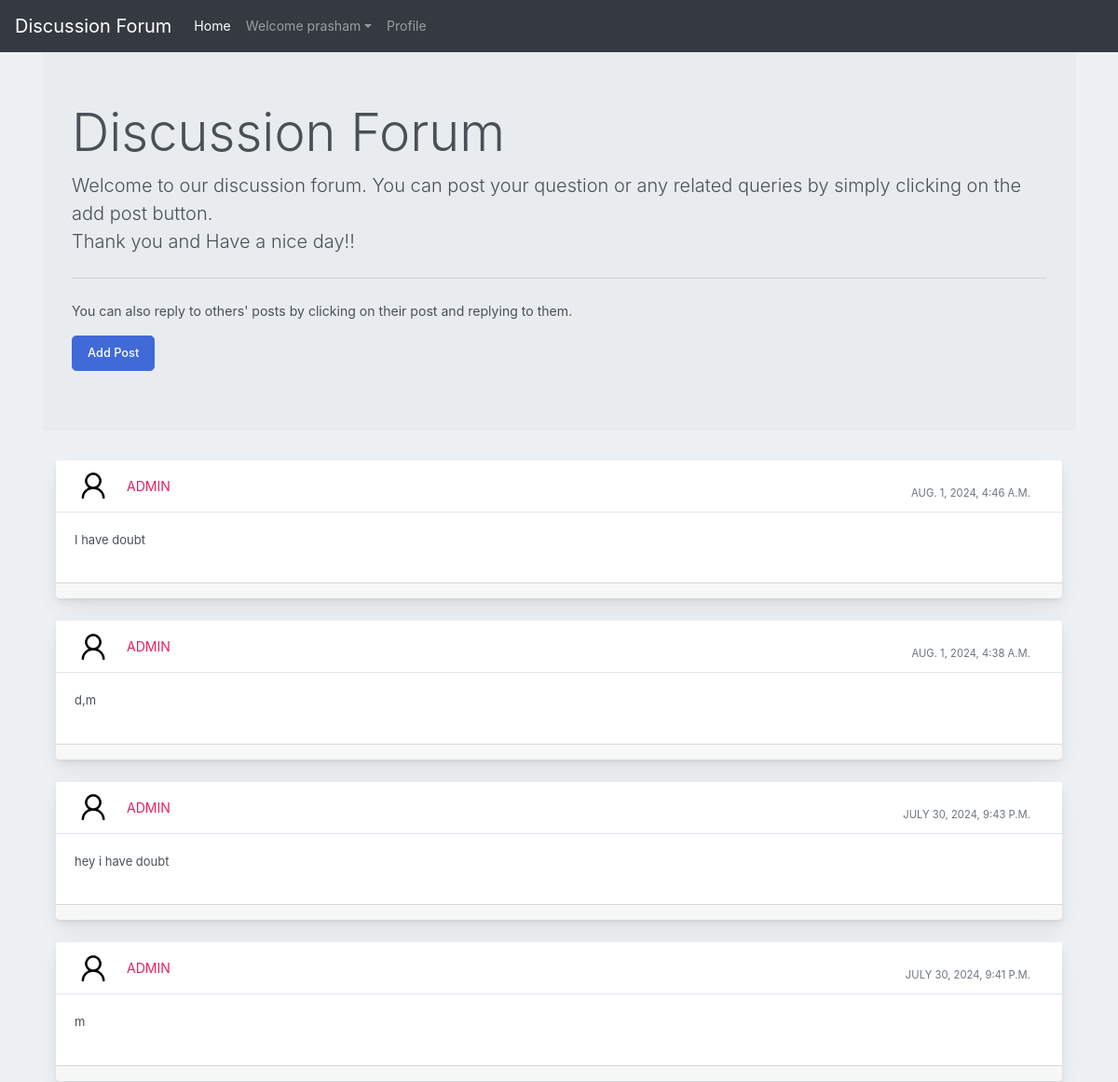
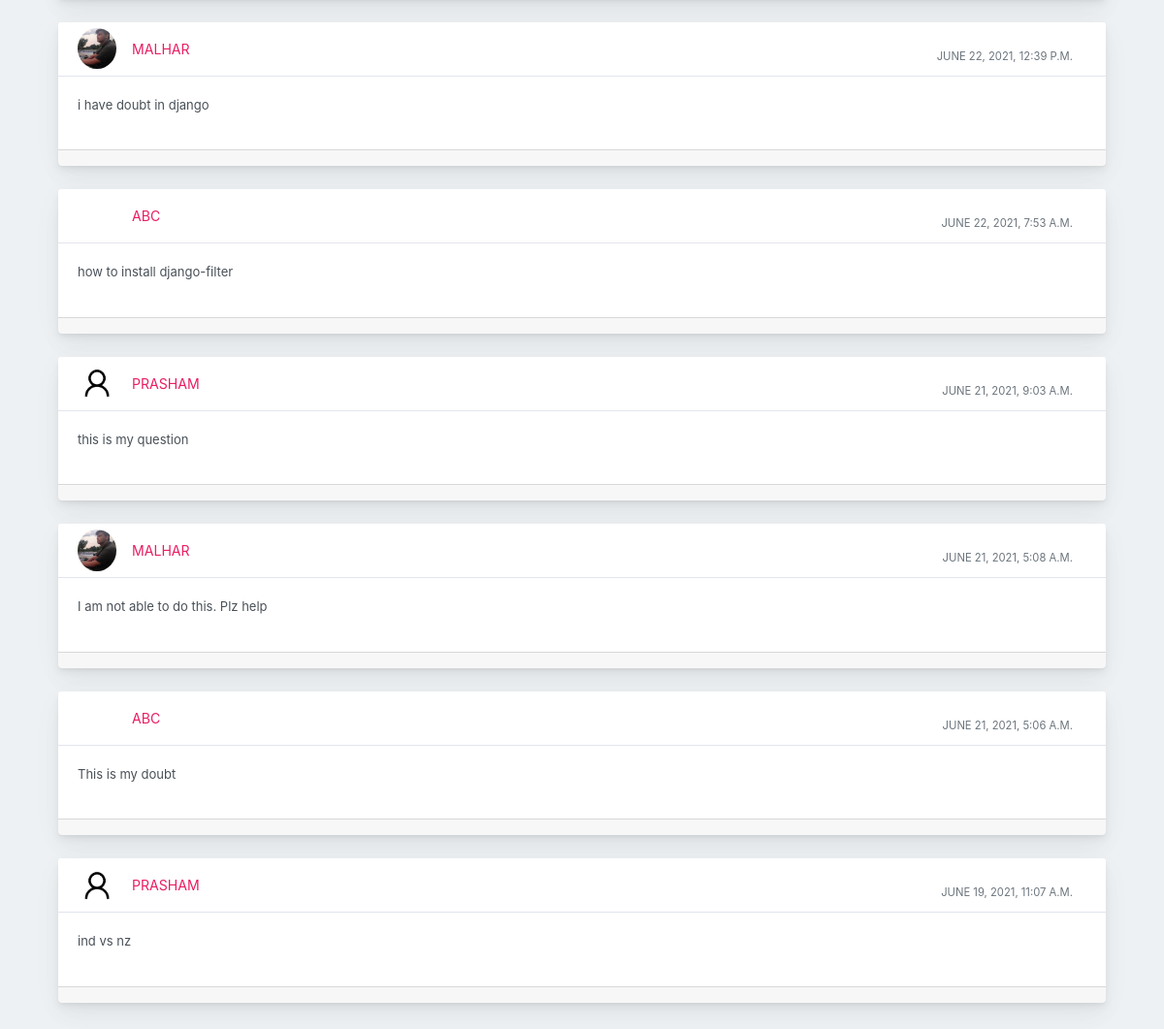
The page /forum/ (signed in) on the database its author committed (2 pictures, top to bottom).
### profile_of_user/models.py (models this page shows)
class Post(models.Model):
    user1 = models.ForeignKey(User, on_delete=models.CASCADE, default=1)
    post_id = models.AutoField
    post_content = models.CharField(max_length=5000)
    timestamp= models.DateTimeField(default=now)
    image = models.ImageField(upload_to="images",default="")

### profile_of_user/views.py (the view, shortened to what this page needs)
# urls.py: path("forum/", views.forum, name="forum"),
@login_required(login_url='/login')
def forum(request):
    print("User is authenticated:", request.user.is_authenticated)
    posts = Post.objects.filter().order_by('-timestamp')
    return render(request, "forum.html", {'posts': posts})

### profile_of_user/templates/forum.html (shortened to what this page needs)
{% extends 'basic.html' %}
{% block homeactive %} active {% endblock homeactive %}
{% block body %}
{% load static %}
<div class="container my-4">
  <div class="jumbotron">
    <h1 class="display-4">Discussion Forum</h1>
    <p class="lead">Welcome to our discussion forum. You can post your question or any related queries by simply clicking on the add post button. <br> Thank you and Have a nice day!!</p>
    <hr class="my-4">
    <p>You can also reply to others' posts by clicking on their post and replying to them.</p>
    <button class="btn btn-primary btn-lg" data-target="#questions" data-toggle="modal" role="button">Add Post</button>
  </div>
  {% for post in posts %}
  <div class="container-fluid mt-10">
    <div class="row">
      <div class="col-md-12">
        <div class="card mb-4">
          <div class="card-header">
            <div class="media flex-wrap w-100 align-items-center">
              <img src="/media/{{post.image}}" class="d-block ui-w-40 rounded-circle" alt="">
              <div class="media-body ml-3">
                <a href="/discussion/{{post.id}}" data-abc="true">{{post.user1}}</a>
              </div>
              <div class="text-muted small ml-3">
                <div class="px-4 pt-3">{{post.timestamp}}</div>
              </div>
            </div>
          </div>
          <div class="card-body">
            <p>{{post.post_content}}</p>
          </div>
          <div class="card-footer d-flex flex-wrap justify-content-between align-items-center px-0 pt-0 pb-3">
          </div>
        </div>
      </div>
    </div>
  </div>
  {% endfor %}
</div>
{% endblock %}

### profile_of_user/templates/basic.html (shortened to what this page needs)
<!doctype html>
<html lang="en">
  <head>
    <link rel="stylesheet" href="https://stackpath.bootstrapcdn.com/bootstrap/4.2.1/css/bootstrap.min.css">
  </head>
  <body>
    <nav class="navbar navbar-expand-lg navbar-dark bg-dark fixed-top">
  <a class="navbar-brand" href="/">Discussion Forum</a>
  <div class="collapse navbar-collapse" id="navbarSupportedContent">
    <ul class="navbar-nav mr-auto">
      <li class="nav-item {% block homeactive %} {% endblock homeactive %} ">
        <a class="nav-link" href="/">Home </a>
      </li>
      {% if user.is_authenticated %}
<ul class="navbar-nav mr-2">
<li class="nav-item dropdown">
<a class="nav-link dropdown-toggle" href='#' id="navbarDropdown" role="button" data-toggle="dropdown"> Welcome {{request.user}}</a>
<div class="dropdown-menu" aria-labelledby="navbarDropdown">
      <li class="nav-item {% block profileactive %} {% endblock profileactive %}">
        <a class="nav-link" href="/myprofile">Profile</a>
      </li>
        </div>
      </li>
      {% endif %}
    </ul>
  </div>
</nav>
<br>
</body>
{% block body %} {% endblock %}
</html>

### rows shown on the page
Post: image (placeholder picture), user1 "ADMIN", timestamp "AUG. 1, 2024, 4:46 A.M.", post_content "I have doubt"
Post: image (placeholder picture), user1 "ADMIN", timestamp "AUG. 1, 2024, 4:38 A.M.", post_content "d,m"
Post: image (placeholder picture), user1 "ADMIN", timestamp "JULY 30, 2024, 9:43 P.M.", post_content "hey i have doubt"
Post: image (placeholder picture), user1 "ADMIN", timestamp "JULY 30, 2024, 9:41 P.M.", post_content "m"
Post: image (picture), user1 "MALHAR", timestamp "JUNE 22, 2021, 12:39 P.M.", post_content "i have doubt in django"
Post: user1 "ABC", timestamp "JUNE 22, 2021, 7:53 A.M.", post_content "how to install django-filter"
Post: image (placeholder picture), user1 "PRASHAM", timestamp "JUNE 21, 2021, 9:03 A.M.", post_content "this is my question"
Post: image (picture), user1 "MALHAR", timestamp "JUNE 21, 2021, 5:08 A.M.", post_content "I am not able to do this. Plz help"
Post: user1 "ABC", timestamp "JUNE 21, 2021, 5:06 A.M.", post_content "This is my doubt"
Post: image (placeholder picture), user1 "PRASHAM", timestamp "JUNE 19, 2021, 11:07 A.M.", post_content "ind vs nz"

### other values the page prints
{{ request.user }} "prasham"
